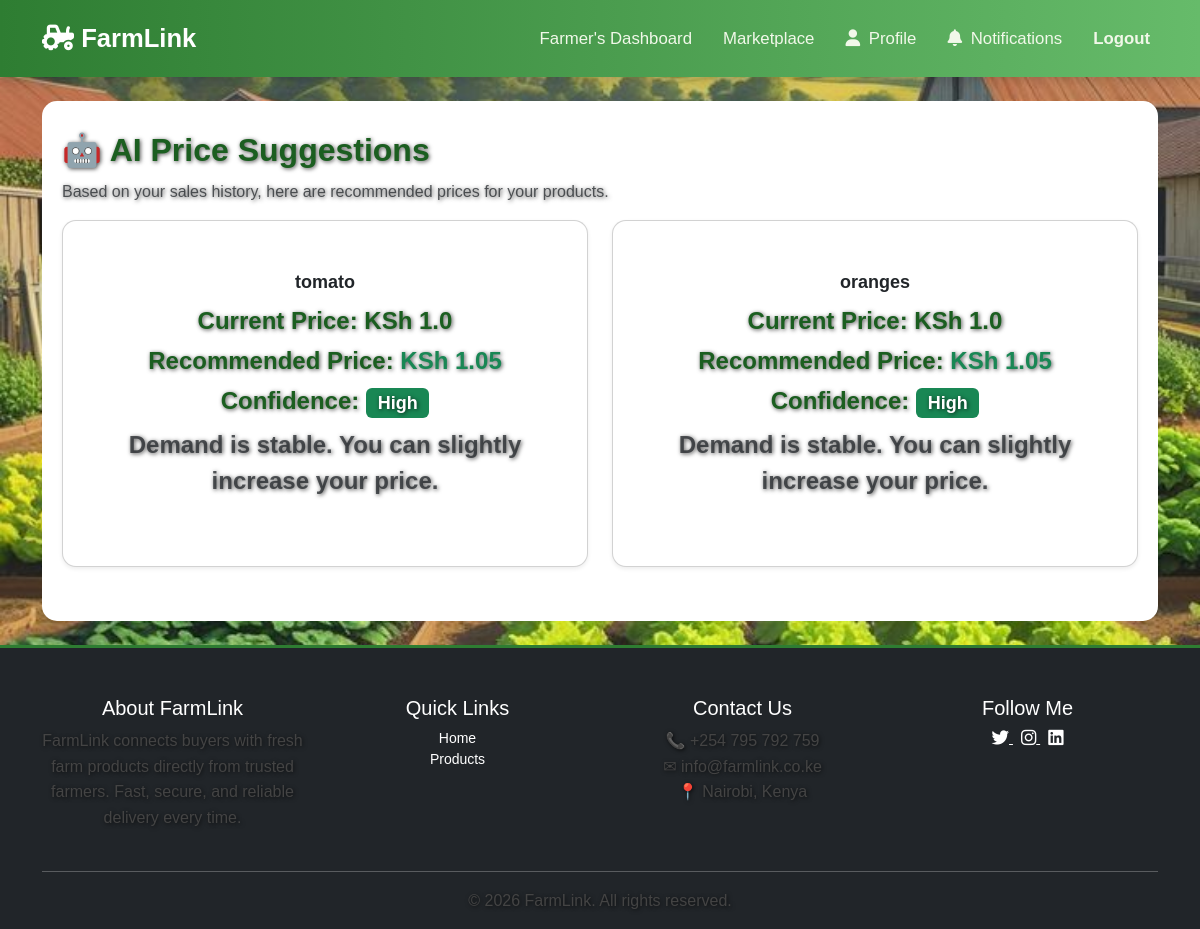
Page /ai/price-suggestions/ (signed in) on the committed database.
### accounts/models.py (models this page shows, shortened)
class Product(models.Model):
    CATEGORIES = [
        ('vegetables', 'Vegetables'),
        ('fruits', 'Fruits'),
        ('grains', 'Grains'),
        ('dairy', 'Dairy'),
        ('poultry', 'Poultry'),
        ('other', 'Other'),
    ]
    farmer = models.ForeignKey(User, on_delete=models.CASCADE, related_name='products')
    name = models.CharField(max_length=100)
    category = models.CharField(max_length=20, choices=CATEGORIES)
    quantity = models.DecimalField(max_digits=10, decimal_places=2)
    unit = models.CharField(max_length=20, default='kg')
    price_per_unit = models.DecimalField(max_digits=10, decimal_places=2)
    description = models.TextField(blank=True)   # optional improvement
    image = models.ImageField(upload_to='product_images/', blank=True, null=True)
    created_at = models.DateTimeField(auto_now_add=True)
    is_available = models.BooleanField(default=True)

### accounts/views.py (the view)
# urls.py: path('ai/price-suggestions/', views.price_suggestions, name='price_suggestions'),
@login_required
def price_suggestions(request):
    profile = getattr(request.user, 'profile', None)
    if not profile or not profile.is_farmer():
        messages.error(request, 'Access denied.')
        return redirect('home')
    products = Product.objects.filter(farmer=request.user)
    suggestions = []
    for product in products:
        orders = Order.objects.filter(
            product=product,
            status__in=['confirmed', 'in_transit', 'delivered']
        )
        suggestions.append(get_price_recommendation(product, orders))
    return render(request, 'Ai_Services/price_suggestions.html', {
        'suggestions': suggestions
    })

### accounts/context_processors.py (called while the page is built)
def notification_count(request):
    if request.user.is_authenticated:
        unread_count = Notification.objects.filter(
            user=request.user,
            is_read=False
        ).count()
    else:
        unread_count = 0
    return {'unread_count': unread_count,
            'google_maps_key': settings.GOOGLE_MAPS_API_KEY,
            }

### accounts/models.py (called while the page is built)
    def is_farmer(self):
        return self.role == self.ROLE_FARMER

### accounts/templates/Ai_Services/price_suggestions.html (shortened to what this page needs)
{% extends 'base.html' %}
{% block content %}
<div class="container mt-4">
    <h2>🤖 AI Price Suggestions</h2>
    <p class="text-muted">Based on your sales history, here are recommended prices for your products.</p>
    {% if suggestions %}
        <div class="row">
            {% for s in suggestions %}
            <div class="col-md-6 mb-4">
                <div class="card shadow-sm">
                    <div class="card-body">
                        <h5 class="card-title">{{ s.product.name }}</h5>
                        <p class="mb-1">
                            <strong>Current Price:</strong>
                            KSh {{ s.current_price }}
                        </p>
                        <p class="mb-1">
                            <strong>Recommended Price:</strong>
                            <span class="text-success fw-bold">
                                KSh {{ s.recommended_price }}
                            </span>
                        </p>
                        <p class="mb-1">
                            <strong>Confidence:</strong>
                            {% if s.confidence == 'High' %}
                                <span class="badge bg-success">High</span>
                            {% elif s.confidence == 'Medium' %}
                                <span class="badge bg-warning text-dark">Medium</span>
                            {% else %}
                                <span class="badge bg-danger">Low</span>
                            {% endif %}
                        </p>
                        <p class="text-muted mt-2">{{ s.message }}</p>
                    </div>
                </div>
            </div>
            {% endfor %}
        </div>
    {% else %}
        <div class="alert alert-info">
            You have no products yet. Add products to get price suggestions.
        </div>
    {% endif %}
</div>
{% endblock %}

### static/css/style.css (style rules this page uses)
body { margin: 0; padding: 0; font-family: "Poppins", sans-serif; background-image: url("/static/images/hero-farm.jpeg"); background-size: cover; background-position: center; background-repeat: no-repeat; min-height: 100vh; color: #fff; }
section, h1, h2, h3, p, .btn { position: relative; z-index: 1; text-shadow: 1px 1px 4px rgba(0, 0, 0, 0.7); }
h1, h2, h3 { font-weight: 600; }
.card { flex: 1; background: #fff; padding: 35px; border-radius: 14px; text-align: center; box-shadow: 0 4px 12px rgba(0,0,0,0.08); transition: transform 0.3s ease; }
.container.mt-4 { max-width: 1200px; margin: 0 auto; padding: 30px 20px; font-family: "Poppins", sans-serif; position: relative; z-index: 1; background-color: #fff; border-radius: 15px; }
body { margin: 0; padding: 0; font-family: "Poppins", sans-serif; color: #333; background-color: #f8f9fa; }
h2 { font-size: 32px; font-weight: 700; color: #1b5e20; margin-bottom: 10px; }
p { font-size: 16px; color: #444; }
.card-body h5 { font-size: 18px; font-weight: 600; margin-bottom: 10px; }
.card-body p { font-size: 24px; font-weight: 700; color: #1b5e20; }

### rows in the picture
Product: product.name "tomato", current_price "1.0", recommended_price "1.05", message "Demand is stable. You can slightly increase your price."
Product: product.name "oranges", current_price "1.0", recommended_price "1.05", message "Demand is stable. You can slightly increase your price."
